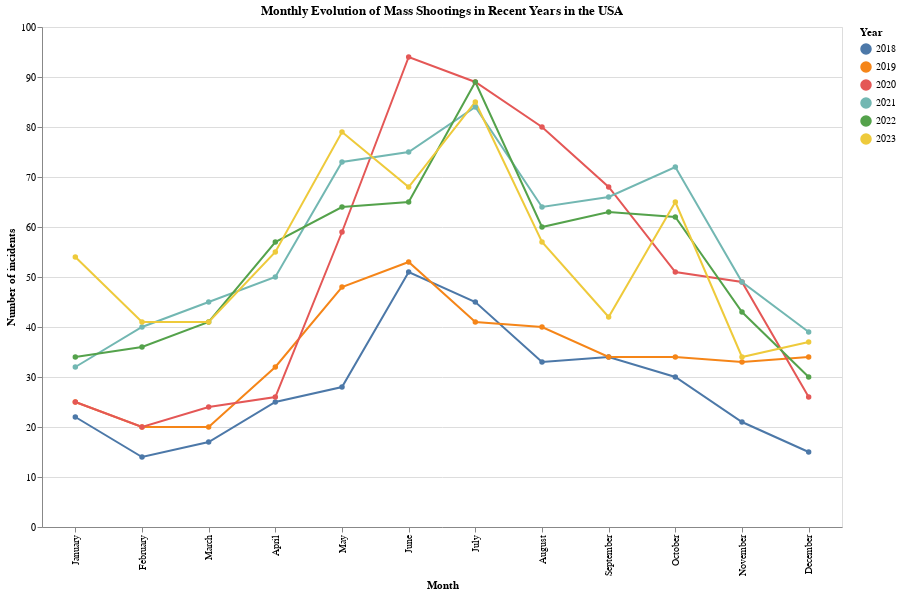

This figure's notebook cell:
### Markdown cell above
**Monthly Evolution of Mass Shootings Across All Years**


This line chart shows the trend of mass shootings each month for all years, with separate lines representing different years.

### Code cell
# Convert the 'Incident Date' column to datetime format
gun_data['Incident Date'] = pd.to_datetime(gun_data['Incident Date'])

# Extract the year and month from the 'Incident Date' column
gun_data['Year'] = gun_data['Incident Date'].dt.year
gun_data['Month'] = gun_data['Incident Date'].dt.month

# Group by Year and Month, then count incidents
monthly_incidents = gun_data.groupby(['Year', 'Month']).size().reset_index(name='Incident Count')

# Create a dictionary mapping month numbers to month names
month_dict = {1: 'January', 2: 'February', 3: 'March', 4: 'April', 5: 'May', 6: 'June',
              7: 'July', 8: 'August', 9: 'September', 10: 'October', 11: 'November', 12: 'December'}

# Add a new column for the month names
monthly_incidents['Month Name'] = monthly_incidents['Month'].map(month_dict)

# Create a line chart to show the monthly evolution for each year
line_chart = alt.Chart(monthly_incidents).mark_line(point=True).encode(
    x=alt.X('Month Name:O', title='Month',
            sort=['January', 'February', 'March', 'April', 'May', 'June', 'July', 'August',
                  'September', 'October', 'November', 'December'],
            axis=alt.Axis(title='Month')),
    y=alt.Y('Incident Count:Q', title='Number of incidents'),
    color=alt.Color('Year:N', title='Year'),
    tooltip=['Year', 'Month Name', 'Incident Count']
).properties(
    width=800,
    height=500,
    title='Monthly Evolution of Mass Shootings in Recent Years in the USA'
)

line_chart

### Figure 1 — Vega-Lite specification as saved in the notebook (floating-point values rounded to 4 significant figures)
{"config": {"view": {"continuousWidth": 400, "continuousHeight": 300}}, "data": {"name": "data-b95df444342d86221d3d95aa1002da42"}, "mark": {"type": "line", "point": true}, "encoding": {"color": {"field": "Year", "title": "Year", "type": "nominal"}, "tooltip": [{"field": "Year", "type": "quantitative"}, {"field": "Month Name", "type": "nominal"}, {"field": "Incident Count", "type": "quantitative"}], "x": {"axis": {"title": "Month"}, "field": "Month Name", "sort": ["January", "February", "March", "April", "May", "June", "July", "August", "September", "October", "November", "December"], "title": "Month", "type": "ordinal"}, "y": {"field": "Incident Count", "title": "Number of incidents", "type": "quantitative"}}, "height": 500, "title": "Monthly Evolution of Mass Shootings in Recent Years in the USA", "width": 800, "$schema": "https://vega.github.io/schema/vega-lite/v4.17.0.json", "datasets": {"data-b95df444342d86221d3d95aa1002da42": [{"Year": 2018, "Month": 1, "Incident Count": 22, "Month Name": "January"}, {"Year": 2018, "Month": 2, "Incident Count": 14, "Month Name": "February"}, {"Year": 2018, "Month": 3, "Incident Count": 17, "Month Name": "March"}, {"Year": 2018, "Month": 4, "Incident Count": 25, "Month Name": "April"}, {"Year": 2018, "Month": 5, "Incident Count": 28, "Month Name": "May"}, {"Year": 2018, "Month": 6, "Incident Count": 51, "Month Name": "June"}, {"Year": 2018, "Month": 7, "Incident Count": 45, "Month Name": "July"}, {"Year": 2018, "Month": 8, "Incident Count": 33, "Month Name": "August"}, {"Year": 2018, "Month": 9, "Incident Count": 34, "Month Name": "September"}, {"Year": 2018, "Month": 10, "Incident Count": 30, "Month Name": "October"}, {"Year": 2018, "Month": 11, "Incident Count": 21, "Month Name": "November"}, {"Year": 2018, "Month": 12, "Incident Count": 15, "Month Name": "December"}, {"Year": 2019, "Month": 1, "Incident Count": 25, "Month Name": "January"}, {"Year": 2019, "Month": 2, "Incident Count": 20, "Month Name": "February"}, {"Year": 2019, "Month": 3, "Incident Count": 20, "Month Name": "March"}, {"Year": 2019, "Month": 4, "Incident Count": 32, "Month Name": "April"}, {"Year": 2019, "Month": 5, "Incident Count": 48, "Month Name": "May"}, {"Year": 2019, "Month": 6, "Incident Count": 53, "Month Name": "June"}, {"Year": 2019, "Month": 7, "Incident Count": 41, "Month Name": "July"}, {"Year": 2019, "Month": 8, "Incident Count": 40, "Month Name": "August"}, {"Year": 2019, "Month": 9, "Incident Count": 34, "Month Name": "September"}, {"Year": 2019, "Month": 10, "Incident Count": 34, "Month Name": "October"}, {"Year": 2019, "Month": 11, "Incident Count": 33, "Month Name": "November"}, {"Year": 2019, "Month": 12, "Incident Count": 34, "Month Name": "December"}, {"Year": 2020, "Month": 1, "Incident Count": 25, "Month Name": "January"}, {"Year": 2020, "Month": 2, "Incident Count": 20, "Month Name": "February"}, {"Year": 2020, "Month": 3, "Incident Count": 24, "Month Name": "March"}, {"Year": 2020, "Month": 4, "Incident Count": 26, "Month Name": "April"}, {"Year": 2020, "Month": 5, "Incident Count": 59, "Month Name": "May"}, {"Year": 2020, "Month": 6, "Incident Count": 94, "Month Name": "June"}, {"Year": 2020, "Month": 7, "Incident Count": 89, "Month Name": "July"}, {"Year": 2020, "Month": 8, "Incident Count": 80, "Month Name": "August"}, {"Year": 2020, "Month": 9, "Incident Count": 68, "Month Name": "September"}, {"Year": 2020, "Month": 10, "Incident Count": 51, "Month Name": "October"}, {"Year": 2020, "Month": 11, "Incident Count": 49, "Month Name": "November"}, {"Year": 2020, "Month": 12, "Incident Count": 26, "Month Name": "December"}, {"Year": 2021, "Month": 1, "Incident Count": 32, "Month Name": "January"}, {"Year": 2021, "Month": 2, "Incident Count": 40, "Month Name": "February"}, {"Year": 2021, "Month": 3, "Incident Count": 45, "Month Name": "March"}, {"Year": 2021, "Month": 4, "Incident Count": 50, "Month Name": "April"}, {"Year": 2021, "Month": 5, "Incident Count": 73, "Month Name": "May"}, {"Year": 2021, "Month": 6, "Incident Count": 75, "Month Name": "June"}, {"Year": 2021, "Month": 7, "Incident Count": 84, "Month Name": "July"}, {"Year": 2021, "Month": 8, "Incident Count": 64, "Month Name": "August"}, {"Year": 2021, "Month": 9, "Incident Count": 66, "Month Name": "September"}, {"Year": 2021, "Month": 10, "Incident Count": 72, "Month Name": "October"}, {"Year": 2021, "Month": 11, "Incident Count": 49, "Month Name": "November"}, {"Year": 2021, "Month": 12, "Incident Count": 39, "Month Name": "December"}, {"Year": 2022, "Month": 1, "Incident Count": 34, "Month Name": "January"}, {"Year": 2022, "Month": 2, "Incident Count": 36, "Month Name": "February"}, {"Year": 2022, "Month": 3, "Incident Count": 41, "Month Name": "March"}, {"Year": 2022, "Month": 4, "Incident Count": 57, "Month Name": "April"}, {"Year": 2022, "Month": 5, "Incident Count": 64, "Month Name": "May"}, {"Year": 2022, "Month": 6, "Incident Count": 65, "Month Name": "June"}, {"Year": 2022, "Month": 7, "Incident Count": 89, "Month Name": "July"}, {"Year": 2022, "Month": 8, "Incident Count": 60, "Month Name": "August"}, {"Year": 2022, "Month": 9, "Incident Count": 63, "Month Name": "September"}, {"Year": 2022, "Month": 10, "Incident Count": 62, "Month Name": "October"}, {"Year": 2022, "Month": 11, "Incident Count": 43, "Month Name": "November"}, {"Year": 2022, "Month": 12, "Incident Count": 30, "Month Name": "December"}, {"Year": 2023, "Month": 1, "Incident Count": 54, "Month Name": "January"}, {"Year": 2023, "Month": 2, "Incident Count": 41, "Month Name": "February"}, {"Year": 2023, "Month": 3, "Incident Count": 41, "Month Name": "March"}, {"Year": 2023, "Month": 4, "Incident Count": 55, "Month Name": "April"}, {"Year": 2023, "Month": 5, "Incident Count": 79, "Month Name": "May"}, {"Year": 2023, "Month": 6, "Incident Count": 68, "Month Name": "June"}, {"Year": 2023, "Month": 7, "Incident Count": 85, "Month Name": "July"}, {"Year": 2023, "Month": 8, "Incident Count": 57, "Month Name": "August"}, {"Year": 2023, "Month": 9, "Incident Count": 42, "Month Name": "September"}, {"Year": 2023, "Month": 10, "Incident Count": 65, "Month Name": "October"}, {"Year": 2023, "Month": 11, "Incident Count": 34, "Month Name": "November"}, {"Year": 2023, "Month": 12, "Incident Count": 37, "Month Name": "December"}]}}
